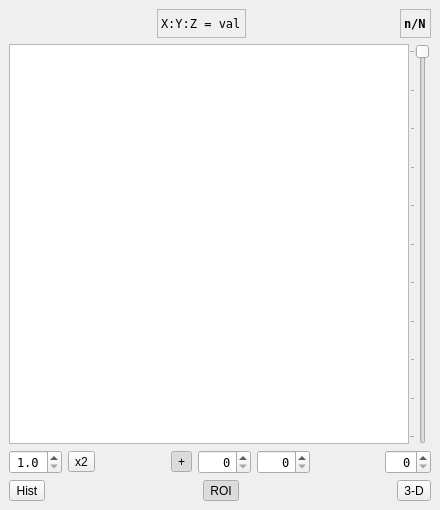
<?xml version="1.0" encoding="UTF-8"?>
<ui version="4.0">
 <class>gui</class>
 <widget class="QMainWindow" name="gui">
  <property name="geometry">
   <rect>
    <x>0</x>
    <y>0</y>
    <width>440</width>
    <height>510</height>
   </rect>
  </property>
  <property name="sizePolicy">
   <sizepolicy hsizetype="Minimum" vsizetype="Minimum">
    <horstretch>0</horstretch>
    <verstretch>0</verstretch>
   </sizepolicy>
  </property>
  <property name="windowTitle">
   <string>dcmView</string>
  </property>
  <property name="toolTip">
   <string/>
  </property>
  <widget class="QWidget" name="mw">
   <property name="sizePolicy">
    <sizepolicy hsizetype="Minimum" vsizetype="Minimum">
     <horstretch>0</horstretch>
     <verstretch>0</verstretch>
    </sizepolicy>
   </property>
   <layout class="QVBoxLayout" name="verticalLayout">
    <item>
     <layout class="QHBoxLayout" name="horizontalLayout">
      <item>
       <spacer name="hs4">
        <property name="orientation">
         <enum>Qt::Horizontal</enum>
        </property>
        <property name="sizeHint" stdset="0">
         <size>
          <width>40</width>
          <height>20</height>
         </size>
        </property>
       </spacer>
      </item>
      <item>
       <widget class="QLabel" name="lxyz">
        <property name="sizePolicy">
         <sizepolicy hsizetype="Minimum" vsizetype="Minimum">
          <horstretch>0</horstretch>
          <verstretch>0</verstretch>
         </sizepolicy>
        </property>
        <property name="font">
         <font>
          <family>DejaVu Sans Mono</family>
         </font>
        </property>
        <property name="frameShape">
         <enum>QFrame::StyledPanel</enum>
        </property>
        <property name="frameShadow">
         <enum>QFrame::Sunken</enum>
        </property>
        <property name="text">
         <string>X:Y:Z = val</string>
        </property>
       </widget>
      </item>
      <item>
       <spacer name="hs3">
        <property name="orientation">
         <enum>Qt::Horizontal</enum>
        </property>
        <property name="sizeHint" stdset="0">
         <size>
          <width>40</width>
          <height>20</height>
         </size>
        </property>
       </spacer>
      </item>
      <item>
       <widget class="QLabel" name="l1">
        <property name="sizePolicy">
         <sizepolicy hsizetype="Minimum" vsizetype="Minimum">
          <horstretch>0</horstretch>
          <verstretch>0</verstretch>
         </sizepolicy>
        </property>
        <property name="font">
         <font>
          <family>DejaVu Sans Mono</family>
          <pointsize>9</pointsize>
          <weight>75</weight>
          <bold>true</bold>
         </font>
        </property>
        <property name="frameShape">
         <enum>QFrame::StyledPanel</enum>
        </property>
        <property name="frameShadow">
         <enum>QFrame::Sunken</enum>
        </property>
        <property name="text">
         <string>n/N</string>
        </property>
       </widget>
      </item>
     </layout>
    </item>
    <item>
     <layout class="QHBoxLayout" name="hlyt">
      <property name="spacing">
       <number>0</number>
      </property>
      <property name="sizeConstraint">
       <enum>QLayout::SetMinimumSize</enum>
      </property>
      <item>
       <widget class="QGraphicsView" name="gv">
        <property name="sizePolicy">
         <sizepolicy hsizetype="Preferred" vsizetype="Preferred">
          <horstretch>0</horstretch>
          <verstretch>0</verstretch>
         </sizepolicy>
        </property>
        <property name="minimumSize">
         <size>
          <width>400</width>
          <height>400</height>
         </size>
        </property>
        <property name="sizeIncrement">
         <size>
          <width>8</width>
          <height>8</height>
         </size>
        </property>
        <property name="verticalScrollBarPolicy">
         <enum>Qt::ScrollBarAlwaysOff</enum>
        </property>
        <property name="horizontalScrollBarPolicy">
         <enum>Qt::ScrollBarAlwaysOff</enum>
        </property>
        <property name="sizeAdjustPolicy">
         <enum>QAbstractScrollArea::AdjustToContents</enum>
        </property>
       </widget>
      </item>
      <item>
       <widget class="QSlider" name="s">
        <property name="sizePolicy">
         <sizepolicy hsizetype="Minimum" vsizetype="Minimum">
          <horstretch>0</horstretch>
          <verstretch>0</verstretch>
         </sizepolicy>
        </property>
        <property name="minimum">
         <number>0</number>
        </property>
        <property name="maximum">
         <number>100</number>
        </property>
        <property name="value">
         <number>0</number>
        </property>
        <property name="orientation">
         <enum>Qt::Vertical</enum>
        </property>
        <property name="invertedAppearance">
         <bool>true</bool>
        </property>
        <property name="invertedControls">
         <bool>true</bool>
        </property>
        <property name="tickPosition">
         <enum>QSlider::TicksAbove</enum>
        </property>
        <property name="tickInterval">
         <number>10</number>
        </property>
       </widget>
      </item>
      <item>
       <spacer name="hs5">
        <property name="orientation">
         <enum>Qt::Horizontal</enum>
        </property>
        <property name="sizeHint" stdset="0">
         <size>
          <width>0</width>
          <height>20</height>
         </size>
        </property>
       </spacer>
      </item>
     </layout>
    </item>
    <item>
     <layout class="QHBoxLayout" name="hlyt1">
      <property name="sizeConstraint">
       <enum>QLayout::SetMinimumSize</enum>
      </property>
      <item>
       <widget class="QDoubleSpinBox" name="sbz">
        <property name="sizePolicy">
         <sizepolicy hsizetype="Minimum" vsizetype="Fixed">
          <horstretch>0</horstretch>
          <verstretch>0</verstretch>
         </sizepolicy>
        </property>
        <property name="font">
         <font>
          <family>DejaVu Sans Mono</family>
         </font>
        </property>
        <property name="toolTip">
         <string extracomment="Scale factor"/>
        </property>
        <property name="toolTipDuration">
         <number>3</number>
        </property>
        <property name="alignment">
         <set>Qt::AlignCenter</set>
        </property>
        <property name="decimals">
         <number>1</number>
        </property>
        <property name="minimum">
         <double>1.000000000000000</double>
        </property>
        <property name="maximum">
         <double>5.000000000000000</double>
        </property>
        <property name="singleStep">
         <double>0.500000000000000</double>
        </property>
        <property name="value">
         <double>1.000000000000000</double>
        </property>
       </widget>
      </item>
      <item>
       <widget class="QToolButton" name="bx2">
        <property name="text">
         <string>x2</string>
        </property>
        <property name="checkable">
         <bool>true</bool>
        </property>
       </widget>
      </item>
      <item>
       <spacer name="hs7">
        <property name="orientation">
         <enum>Qt::Horizontal</enum>
        </property>
        <property name="sizeHint" stdset="0">
         <size>
          <width>0</width>
          <height>20</height>
         </size>
        </property>
       </spacer>
      </item>
      <item>
       <widget class="QToolButton" name="bcrsr">
        <property name="text">
         <string>+</string>
        </property>
        <property name="checkable">
         <bool>true</bool>
        </property>
        <property name="checked">
         <bool>true</bool>
        </property>
       </widget>
      </item>
      <item>
       <widget class="QSpinBox" name="sbx">
        <property name="font">
         <font>
          <family>DejaVu Sans Mono</family>
         </font>
        </property>
        <property name="alignment">
         <set>Qt::AlignRight|Qt::AlignTrailing|Qt::AlignVCenter</set>
        </property>
        <property name="maximum">
         <number>999</number>
        </property>
       </widget>
      </item>
      <item>
       <widget class="QSpinBox" name="sby">
        <property name="font">
         <font>
          <family>DejaVu Sans Mono</family>
         </font>
        </property>
        <property name="alignment">
         <set>Qt::AlignRight|Qt::AlignTrailing|Qt::AlignVCenter</set>
        </property>
        <property name="maximum">
         <number>999</number>
        </property>
       </widget>
      </item>
      <item>
       <spacer name="hs6">
        <property name="orientation">
         <enum>Qt::Horizontal</enum>
        </property>
        <property name="sizeHint" stdset="0">
         <size>
          <width>0</width>
          <height>20</height>
         </size>
        </property>
       </spacer>
      </item>
      <item>
       <widget class="QSpinBox" name="sbn">
        <property name="font">
         <font>
          <family>DejaVu Sans Mono</family>
         </font>
        </property>
        <property name="alignment">
         <set>Qt::AlignRight|Qt::AlignTrailing|Qt::AlignVCenter</set>
        </property>
       </widget>
      </item>
     </layout>
    </item>
    <item>
     <layout class="QHBoxLayout" name="hlyt2">
      <property name="sizeConstraint">
       <enum>QLayout::SetMinimumSize</enum>
      </property>
      <item>
       <widget class="QToolButton" name="bh">
        <property name="sizePolicy">
         <sizepolicy hsizetype="Minimum" vsizetype="Fixed">
          <horstretch>0</horstretch>
          <verstretch>0</verstretch>
         </sizepolicy>
        </property>
        <property name="text">
         <string>Hist</string>
        </property>
        <property name="checkable">
         <bool>true</bool>
        </property>
       </widget>
      </item>
      <item>
       <spacer name="hs1">
        <property name="orientation">
         <enum>Qt::Horizontal</enum>
        </property>
        <property name="sizeHint" stdset="0">
         <size>
          <width>0</width>
          <height>20</height>
         </size>
        </property>
       </spacer>
      </item>
      <item>
       <widget class="QToolButton" name="bROI">
        <property name="sizePolicy">
         <sizepolicy hsizetype="Minimum" vsizetype="Fixed">
          <horstretch>0</horstretch>
          <verstretch>0</verstretch>
         </sizepolicy>
        </property>
        <property name="text">
         <string>ROI</string>
        </property>
        <property name="checkable">
         <bool>true</bool>
        </property>
        <property name="checked">
         <bool>true</bool>
        </property>
       </widget>
      </item>
      <item>
       <spacer name="hs2">
        <property name="orientation">
         <enum>Qt::Horizontal</enum>
        </property>
        <property name="sizeHint" stdset="0">
         <size>
          <width>0</width>
          <height>20</height>
         </size>
        </property>
       </spacer>
      </item>
      <item>
       <widget class="QToolButton" name="b3D">
        <property name="sizePolicy">
         <sizepolicy hsizetype="Minimum" vsizetype="Fixed">
          <horstretch>0</horstretch>
          <verstretch>0</verstretch>
         </sizepolicy>
        </property>
        <property name="text">
         <string>3-D</string>
        </property>
        <property name="checkable">
         <bool>true</bool>
        </property>
       </widget>
      </item>
     </layout>
    </item>
   </layout>
  </widget>
  <action name="actionDirLoad">
   <property name="text">
    <string>DirLoad</string>
   </property>
  </action>
 </widget>
 <resources/>
 <connections/>
</ui>
